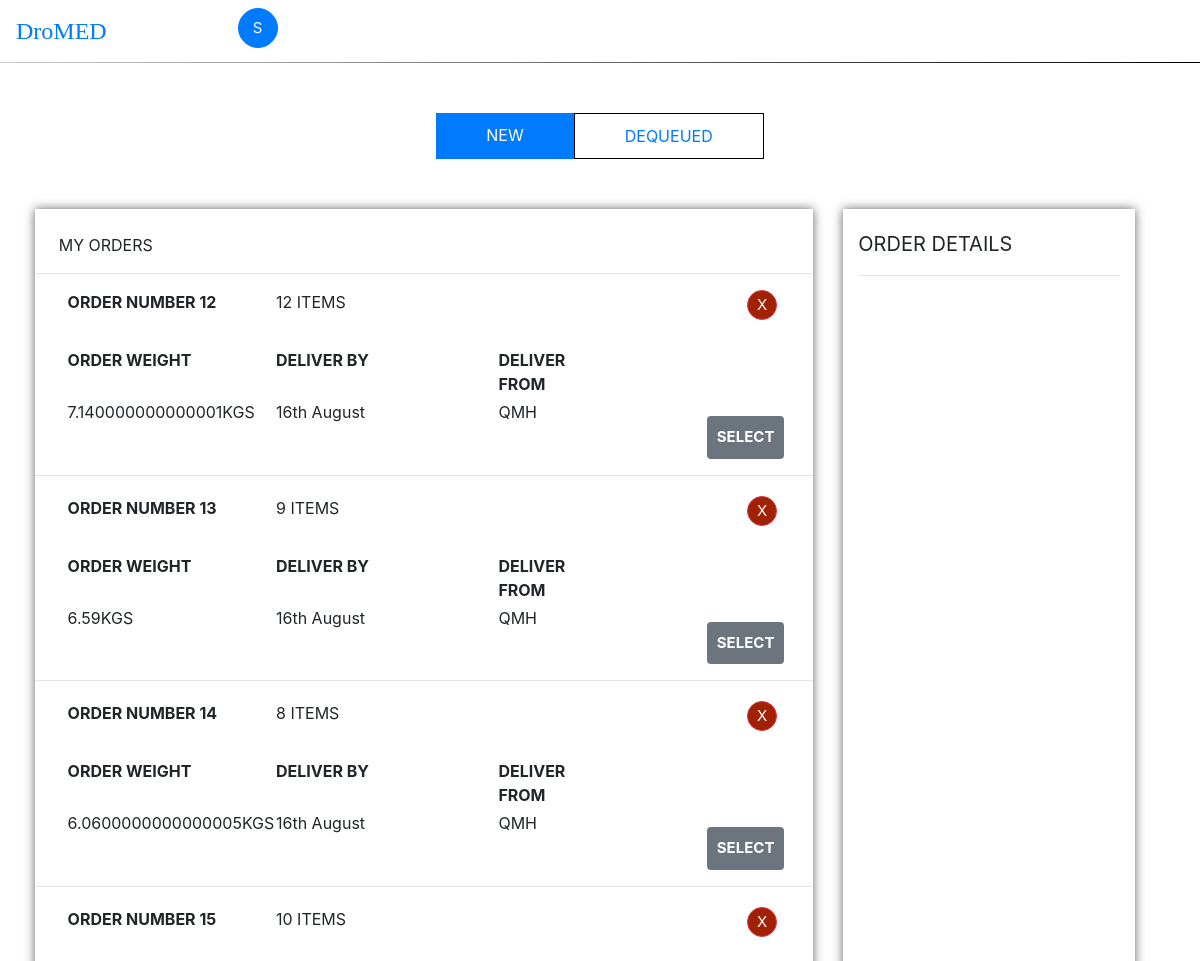
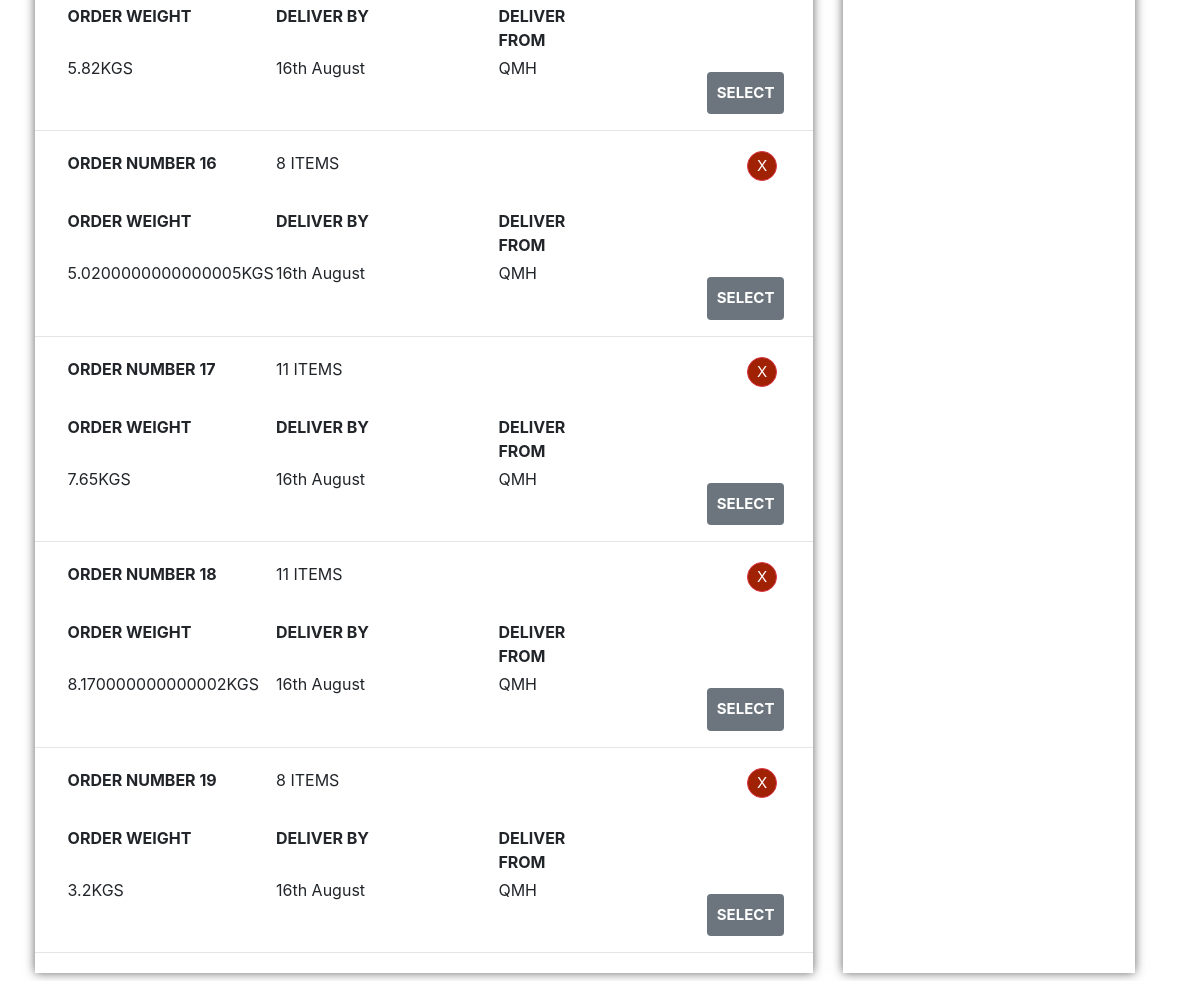
The page /newWP/ on the database as committed earlier (2 pictures, top to bottom).
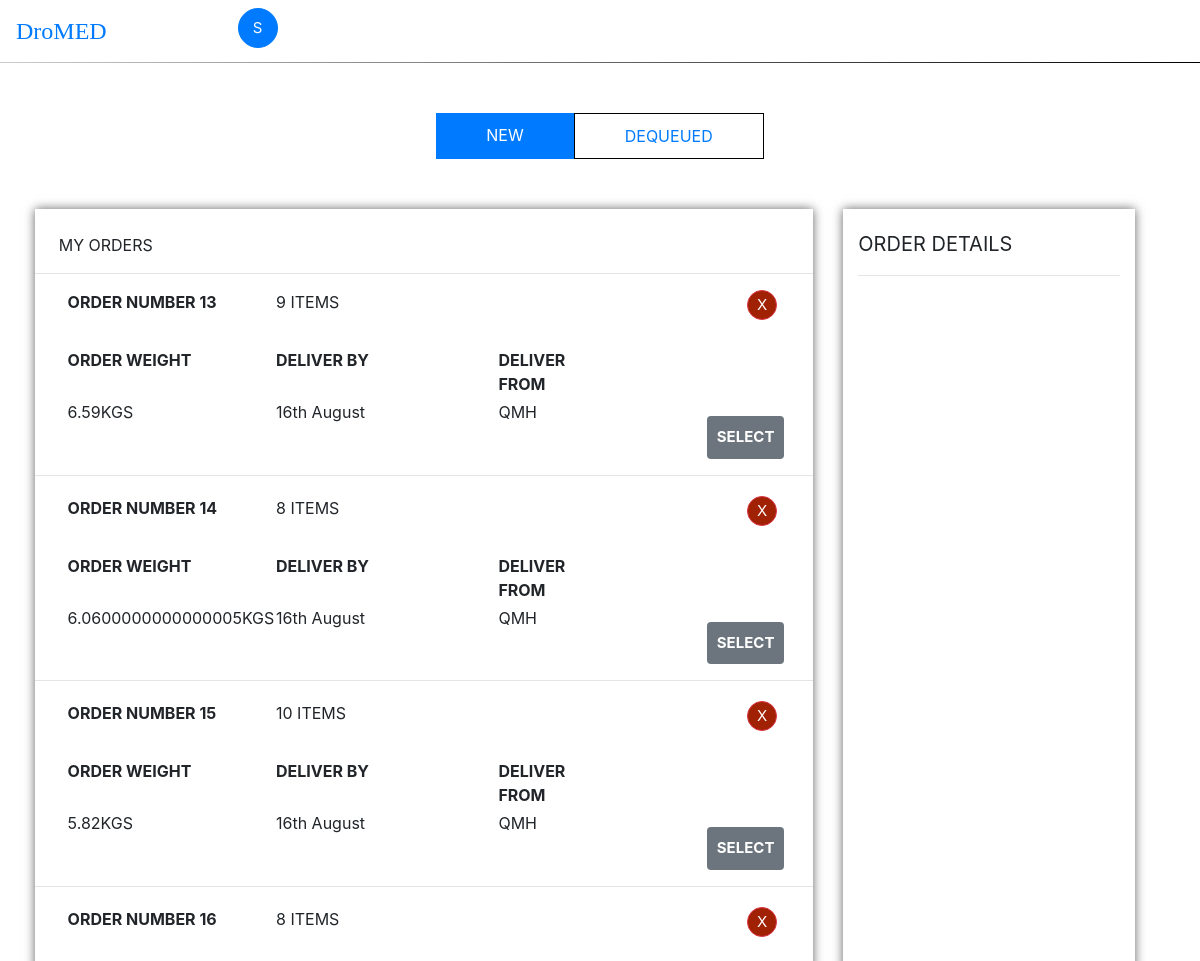
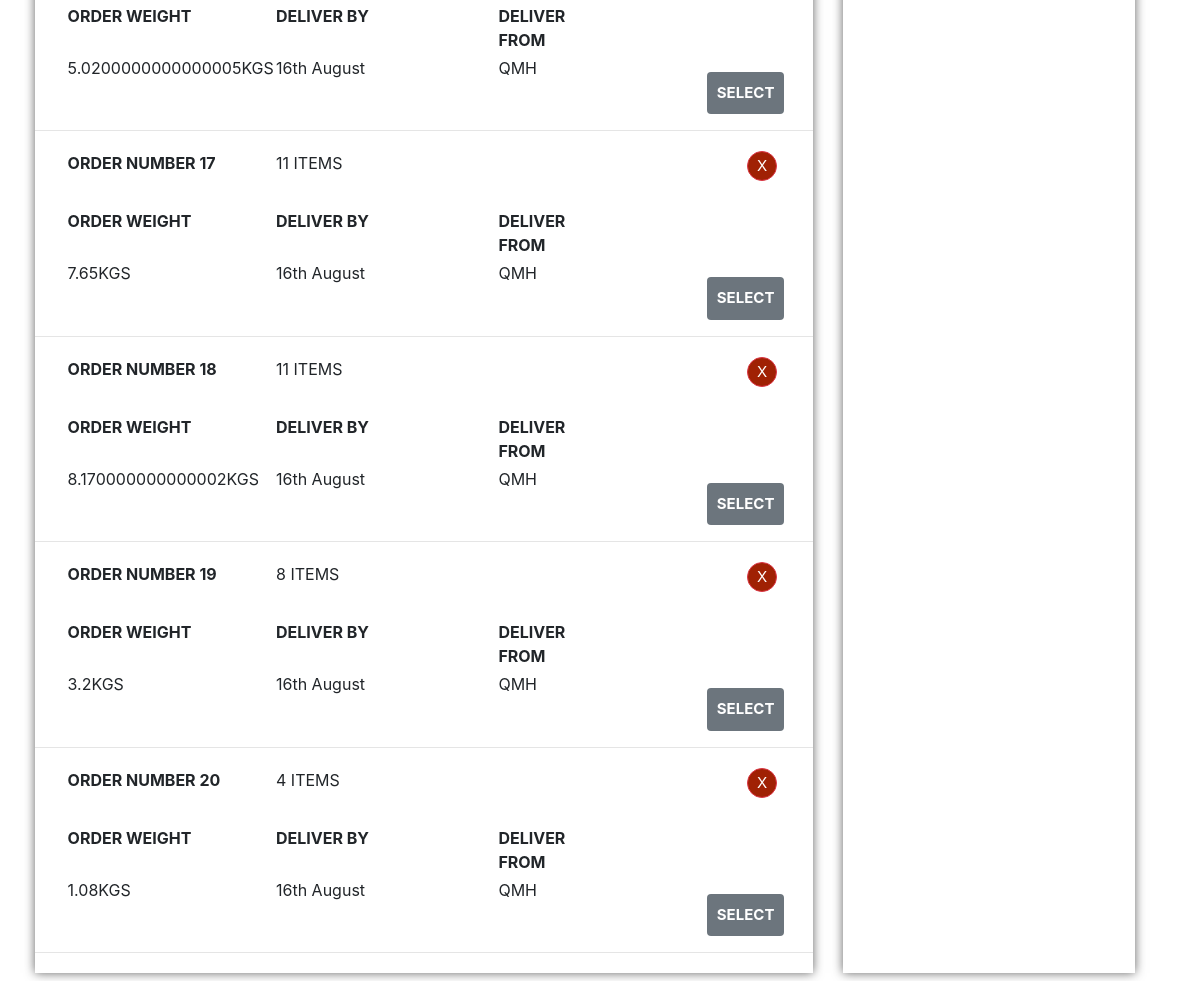
The same page on the database as committed later (2 pictures, top to bottom).
### db/models.py (models this page shows, shortened)
class Order(models.Model):
    U = "High"
    I = "Medium"
    L = "Low"
    PRIORITY_SET = (
    (U, 'High'),
    (I, 'Medium'),
    (L, 'Low')
    )
    ORDER_STATUS = (
    ('QFP', 'Queued for Processing'),
    ('PBW', 'Processing by Warehouse'),
    ('QFD', 'Queued for Dispatch'),
    ('DIS', 'Dispatched'),
    ('DEL', 'Delivered'))
    TYPE_SET = (
    ('N', 'New'),
    ('D', 'Dequeued'))
    lastorder = 0
    orderNo = models.IntegerField()
    assigned = models.BooleanField(default = False)
    priority = models.CharField(max_length=200, choices = PRIORITY_SET, default = U)
    orderStatus = models.CharField(max_length=200, choices = ORDER_STATUS, default = 'QFP')
    weight = models.FloatField(blank = True, null = True)
    datetime= models.DateField(blank = True, null = True)
    noOfItems = models.IntegerField(blank = True, null = True)
    orderType = models.CharField(max_length=200, choices = TYPE_SET, default = 'N')
    clinicManager_location = models.ForeignKey(ClinicLocation, null = True, blank = True, on_delete=models.SET_NULL)
    deliveryNo = models.ForeignKey(Delivery, on_delete=models.SET_NULL, blank = True, null = True)

### db/views.py (the view)
# urls.py: path('newWP/', views.new_WP, name = 'newWP'),
def new_WP(request):
    context_object_name = 'Order'
    objects = Order.objects.all()
    context = {
        'Order': objects,
    }
    return render(request, 'db/newWP.html', context)

### db/templates/db/newWP.html (shortened to what this page needs)
{% extends "db/base.html" %}
{% block content %}
{% load static %}
    <div class="row">
      <div class="col-md-4 col-sm-4 col-xs-4"></div>
      <div class="col-md-4 col-sm-4 col-xs-4">
        <ul class="nav nav-pills">
          <li class="active bg-primary"><a href="/" color = "white">NEW</a></li>
          <li><a href="/dequeueWP">DEQUEUED</a></li>
        </ul>
      </div>
      <div class="col-md-4 col-sm-4 col-xs-4"></div>
    </div>
    <div class="row justify-content-md-center ml-3 mr-3">
        <div class="col-md-8 col-sm-8 col-xs-8 pt-4 pl-0 pr-0 orders">
          <text class = "ml-4 mb-2">MY ORDERS</text>
          <hr>
          {% for order in Order%}
            {% if order.orderStatus == 'QFP' %}
          <div class = "row justify-content-md-center mb-1" id = 'Order{{order.orderNo}}'>
            <div class="col-md-12 col-sm-12 col-xs-12">
              <div class="row justify-content-md-center mb-1 ml-1">
                <div class="col-md-3 col-sm-3 col-xs-3 pl-1 ml-2">
                  <strong>ORDER NUMBER {{order.orderNo}}</strong>
                </div>
                <div class = "col-md-3 col-sm-3 col-xs-3">
                  {{order.noOfItems}} ITEMS
                </div>
                <div class = "col-md-3 col-sm-3 col-xs-3">
                </div>
                <div class="col-md-2 col-sm-2 col-xs-2 pl-5 ml-4 text-center">
                <button type = "button" class = "btn btn-default btn-danger btn-circle crossorder" style = "background-color:#A02104;" id = '{{order.orderNo}}' onclick="dequeue(this.id)">
                  X
                </button>
                </div>
              </div>
            <div class="row justify-content-md-center pt-4 ml-1">
                <div class="col-md-3 col-sm-3 col-xs-3 pl-1 ml-2">
                  <strong>ORDER WEIGHT</strong>
                </div>
                <div class = "col-md-3 col-sm-3 col-xs-3">
                  <strong>DELIVER BY</strong>
                </div>
                <div class="col-md-2 col-sm-2 col-xs-2 pl-3 ml-4">
                  <strong>DELIVER FROM</strong>
                </div>
                <div class = "col-md-3 col-sm-3 col-xs-3">
                </div>
            </div>
            <div class="row justify-content-md-center mb-2 pt-1 ml-1">
                <div class="col-md-3 col-sm-3 col-xs-3 pl-1 ml-2">
                  {{order.weight}}KGS
                </div>
                <div class = "col-md-3 col-sm-3 col-xs-3">
                  16th August
                </div>
                <div class="col-md-3 col-sm-3 col-xs-3 pl-3 ml-4">
                  QMH
                </div>
                <div class = "col-md-2 col-sm-2 col-xs-2 pt-3 text-center" >
                  <button class = "btn btn-secondary" style = "border:0;font-size: 15px;padding:10px;" onclick="myFunction(this.id,'{{order.orderStatus}}','{{order.priority}}','{{order.clinicManager_location.clinicLocation}}')" id = "{{order.orderNo}}"><strong>SELECT</strong></button>
                </div>
            </div>
            <hr>
          </div>
        </div>
      {% endif %}
    {% endfor %}
    </div>
    <div class="col-md-3 col-sm-3 col-xs-3 orderdetails" id = "orderdetails">
      <div style = "padding-top: 20px;font-size: 20px;">ORDER DETAILS</div>
      <hr>
      <div id= "append"  style = "padding: 5px 10px 5px 10px;margin-bottom: 20px;"></div>
    </div>
  </div>
{% endblock content %}

Rows that differ between the two databases and show on the page:
no longer on this page (row edited): Order: orderNo "12", noOfItems "12", weight "7.140000000000001"
added Order: orderNo "20", noOfItems "4", weight "1.08"
